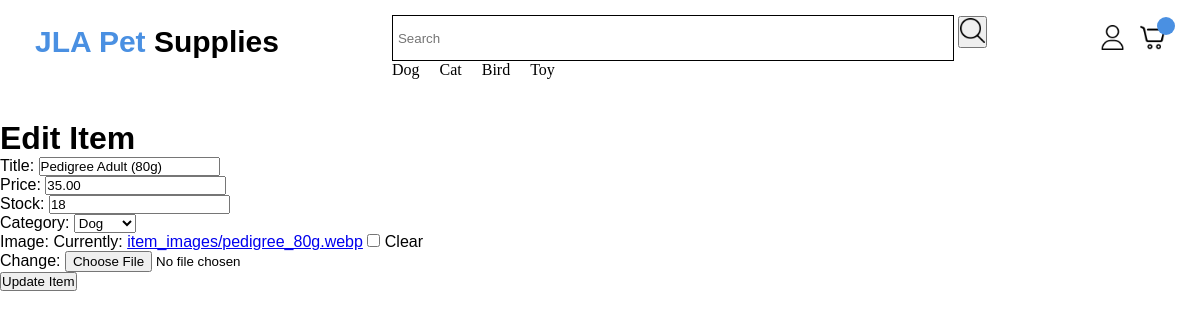
Before: /item/11/edit/ with the older database file.
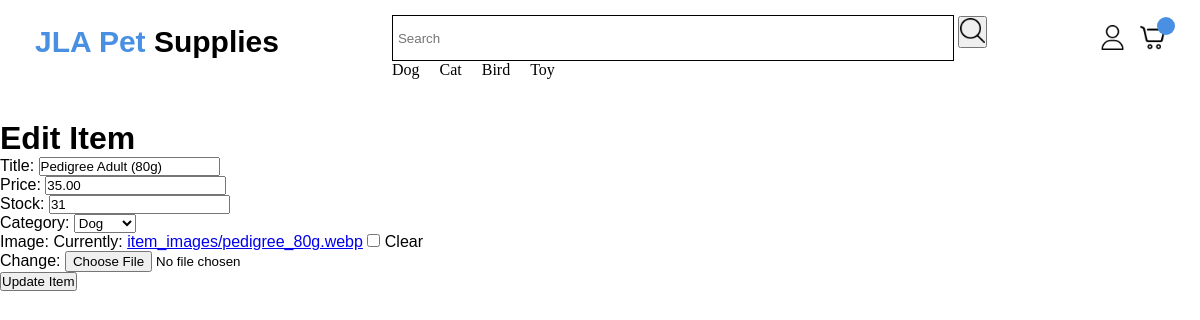
After: the same page with the newer database file.
### app/models.py (models this page shows, shortened)
class Item(models.Model):
    seller = models.ForeignKey(User, on_delete=models.CASCADE, null=True)
    category = models.ForeignKey(Category, related_name='item', on_delete=models.CASCADE, null=True, blank=True)
    title = models.CharField(max_length=100)
    price = models.DecimalField(max_digits=10, decimal_places=2)
    stock = models.PositiveIntegerField(default=0)
    image = models.ImageField(upload_to='item_images/', null=True, blank=True)

### app/views.py (the view, shortened to what this page needs)
# urls.py: path('item/<int:pk>/edit/', ItemEditView.as_view(), name='item_edit'),
class ItemEditView(UpdateView):
    model = Item
    fields = ['title', 'price', 'stock', 'category', 'image']
    template_name = 'app/item_edit.html'
    success_url = reverse_lazy('shop')

### app/models.py (called while the page is built)
    def __str__(self):
        return self.name

### app/templates/app/item_edit.html (shortened to what this page needs)
{% extends 'app/base.html' %}
{% load static %}
{% block content %}
<div class="itemeditpage">
<h1>Edit Item</h1>
<form method="POST" enctype="multipart/form-data">
    {{ form.as_p }}
    <button type="submit">Update Item</button>
</form>
</div>
{% endblock content %}

Changed rows visible on the page:
changed Item "Pedigree Adult (80g)": stock "18" → "31"
